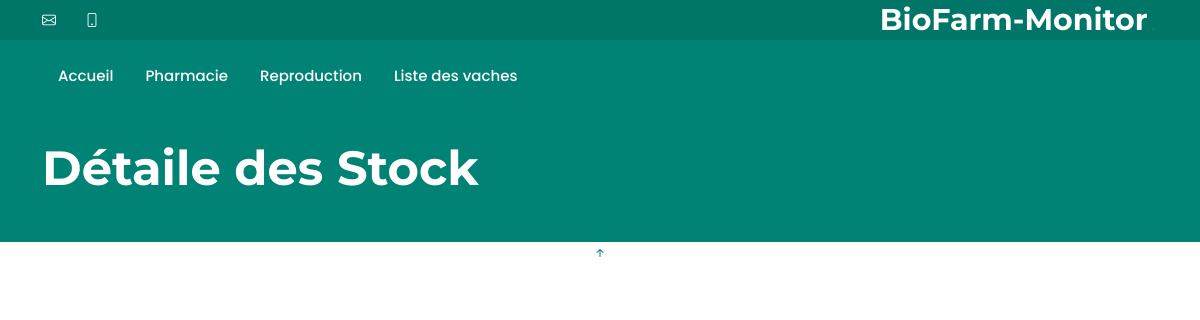
The app's page /stock_details, older data.
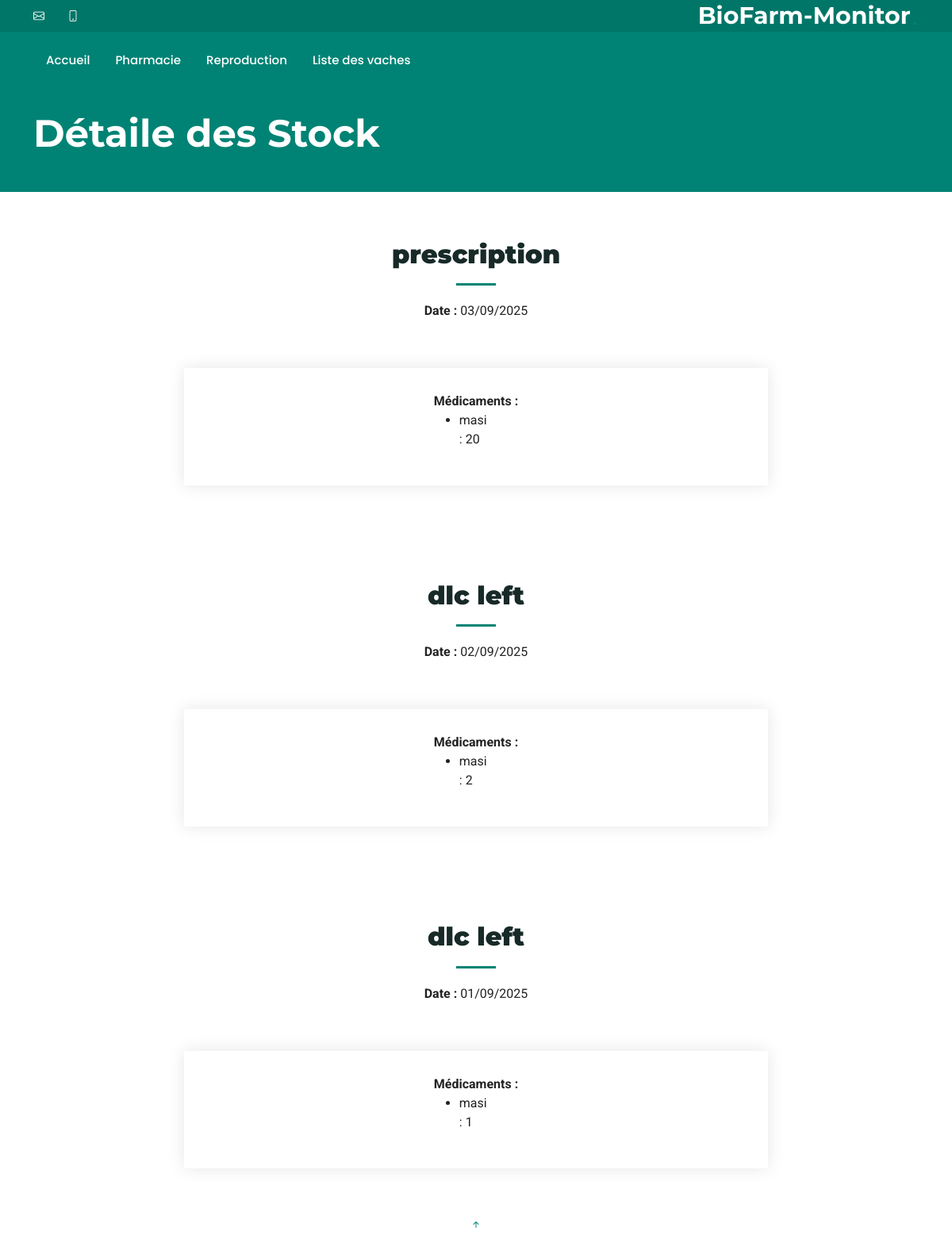
The same page, newer data.
### web_app/models.py (models this page shows, shortened)
class Prescription(db.Model):
    id = Column(Integer, primary_key=True)  # id Prescription
    date = Column(DATE)  # date de la Prescription
    care = Column(MutableDict.as_mutable(JSON), default=dict, nullable=False)
    dlc_left = Column(Boolean)

### web_app/views.py (the view)
@app.route("/stock_details", methods=["GET"])
def stock_details():
    return render_template("stock_details.html")

### web_app/fonction.py (called while the page is built)
def get_hystory_pharmacie() -> list[tuple[date, dict[str:int], str]]:
    care_raw = CowUntils.get_all_care() or []
    prescription_raw = PrescriptionUntils.get_all_prescription_cares() or []
    care_data = [(d, medics, f"care {id}") for d, medics, id in care_raw]
    prescription_data = [
        (d, medics, "dlc left" if dlc_left else "prescription")
        for d, medics, dlc_left in prescription_raw
    ]
    full_history = care_data + prescription_data
    full_history.sort(key=lambda x: x[0], reverse=True)
    return full_history

### web_app/models.py (called while the page is built)
    @staticmethod
    def get_all_care() -> list[tuple[date, dict[str, int], int]]:
        cows: List[Cow] = Cow.query.all()
        all_cares: List[Tuple[date, dict[str, int], int]] = [
            (care_date, care_dict, cow.id)
            for cow in cows
            for care_date, care_dict, *_ in cow.cow_cares
            if care_dict
        ]
        all_cares.sort(key=lambda x: x[0], reverse=True)  # tri par date décroissante
        return all_cares

    @staticmethod
    def get_all_prescription_cares() -> List[tuple[date, dict[str, int], bool]]:
        all_cares: List[Tuple[date, dict[str, int], bool]] = [
            (prescription.date, prescription.care, prescription.dlc_left)
            for prescription in Prescription.query.all()
        ]
        all_cares.pop(0)  # suprimer l'entete
        all_cares.sort(key=lambda x: x[0], reverse=True)  # Tri décroissant sur la date
        return all_cares

### web_app/templates/stock_details.html (shortened to what this page needs)
{% extends 'base.html' %}
{% block body_class %}
  "index-page"
{% endblock body_class %}
{% block page_title %}Détaile des Stock{% endblock page_title %}
{% block content %}
  {% for date, care_dict, source in get_hystory_pharmacie() %}
  <section id="stock_history" class="contact section">
    <div class="container section-title">
      <h2><strong>{{source}}</strong></h2>
      <p><strong>Date :</strong> {{ date.strftime("%d/%m/%Y") }}<br></p>
    </div>
    <div class="container">
      <div class="row justify-content-center">
        <div class="col-lg-8">
          <div class="php-email-form">
            <div class="row gy-4">
              <div class="col-12">
                <strong>Médicaments :</strong>
                <ul>
                    {% for medicament, quantite in care_dict.items() %}
                    <div class="row g-2 align-items-center mb-3">
                      <div class="col-md-6">
                        <li>{{ medicament }} : {{ quantite }}</li>
                      </div>
                    </div>
                    {% endfor %}
                </ul>
              </div>
            </div>
          </div>
        </div>
      </div>
    </div>
  </section>
  {% endfor %}
{% endblock content %}

### web_app/templates/base.html (shortened to what this page needs)
<!doctype html>
<html lang="fr">
  <head>
    <link href="{{ url_for('static', filename='vendor/bootstrap/css/bootstrap.min.css') }}" rel="stylesheet">
    <link href="{{ url_for('static', filename='vendor/bootstrap-icons/bootstrap-icons.css') }}" rel="stylesheet">
    <link href="{{ url_for('static', filename='vendor/aos/aos.css') }}" rel="stylesheet">
    <link href="{{ url_for('static', filename='vendor/glightbox/css/glightbox.min.css') }}" rel="stylesheet">
    <link href="{{ url_for('static', filename='vendor/swiper/swiper-bundle.min.css') }}" rel="stylesheet">
    <link href="{{ url_for('static', filename='css/main.css') }}" rel="stylesheet">
  </head>
  <body class={% block body_class %} {% endblock %}>
    <header id="header" class="header fixed-top">
        <div class="topbar d-flex align-items-center">
          <div class="container d-flex justify-content-center justify-content-md-between">
            <div class="contact-info d-flex align-items-center">
              <i class="bi bi-envelope d-flex align-items-center"><a href="mailto:contact@"></a></i>
              <i class="bi bi-phone d-flex align-items-center ms-4"></i>
            </div>
            <a href="/" class="logo d-flex align-items-center">
              <h1 class="sitename">BioFarm-Monitor</h1>
              <span>.</span>
            </a>
          </div>
        </div>
        <div class="branding d-flex align-items-center">
          <div class="container position-relative d-flex align-items-center justify-content-between">
            <nav id="navmenu" class="navmenu">
              <ul>
                <li><a href="/" class="active">Accueil<br></a></li>
                <li><a href="/pharmacie">Pharmacie</a></li>
                <li><a href="/reproduction">Reproduction</a></li>
                <li><a href="/cow_liste">Liste des vaches</a></li>
              </ul>
            </nav>
          </div>
        </div>
      </header>
      <main class="main">
      <section class="hero section accent-background">
        <div class="container position-relative">
          <div class="row gy-5 justify-content-between">
            <div class="col-lg-6 order-2 order-lg-1 d-flex flex-column justify-content-center">
              <h2><span class="accent">{% block page_title %} {% endblock page_title %}</span></h2>
            <div class="col-lg-5 order-1 order-lg-2">
            </div>
          </div>
        </div>
      </section>
        {% block content %}
        {% endblock %}
    </main>
  <a href="#" id="scroll-top" class="scroll-top d-flex align-items-center justify-content-center"><i class="bi bi-arrow-up-short"></i></a>
  </body>
</html>

### web_app/static/css/main.css (style rules this page uses)
:root { --default-font: "Roboto", system-ui, -apple-system, "Segoe UI", Roboto, "Helvetica Neue", Arial, "Noto Sans", "Liberation Sans", sans-serif, "Apple Color Emoji", "Segoe UI Emoji", "Segoe UI Symbol", "Noto Color Emoji"; --heading-font: "Montserrat", sans-serif; --nav-font: "Poppins", sans-serif; }
:root { --background-color: #ffffff; --default-color: #222222; --heading-color: #172a28; --accent-color: #008374; --surface-color: #ffffff; --contrast-color: #ffffff; }
:root { --nav-color: #ffffff; --nav-hover-color: #008374; --nav-mobile-background-color: #ffffff; --nav-dropdown-background-color: #ffffff; --nav-dropdown-color: #01433c; --nav-dropdown-hover-color: #008374; }
.accent-background { --background-color: #008374; --default-color: #ffffff; --heading-color: #ffffff; --accent-color: #ffffff; --surface-color: #00b6a1; --contrast-color: #ffffff; }
:root { scroll-behavior: smooth; }
body { color: var(--default-color); background-color: var(--background-color); font-family: var(--default-font); }
a { color: var(--accent-color); text-decoration: none; transition: 0.3s; }
h1, h2, h3, h4, h5, h6 { color: var(--heading-color); font-family: var(--heading-font); }
.php-email-form { display: flex; justify-content: center; align-items: center; gap: 15px; flex-wrap: nowrap; }
.php-email-form>* { flex: none; width: auto; margin-bottom: 0; }
.php-email-form .row { align-items: center; }
.header { --background-color: #008374; --heading-color: #ffffff; color: var(--default-color); transition: all 0.5s; z-index: 997; background-color: var(--background-color); }
.header .topbar { background-color: color-mix(in srgb, var(--accent-color) 90%, black 10%); height: 40px; padding: 0; font-size: 14px; transition: all 0.5s; }
.header .topbar .contact-info i { font-style: normal; color: var(--contrast-color); }
.header .branding { min-height: 60px; padding: 10px 0; }
.header .logo { line-height: 1; }
.header .logo h1 { font-size: 30px; margin: 0; font-weight: 700; color: var(--heading-color); }
.header .logo span { font-size: 32px; margin-left: 2px; color: var(--nav-hover-color); }
@media (min-width: 1200px) { .navmenu { padding: 0; } }
@media (min-width: 1200px) { .navmenu ul { margin: 0; padding: 0; display: flex; list-style: none; align-items: center; } }
@media (min-width: 1200px) { .navmenu li { position: relative; } }
@media (min-width: 1200px) { .navmenu>ul>li { white-space: nowrap; padding: 15px 14px; } }
@media (min-width: 1200px) { .navmenu>ul>li:last-child { padding-right: 0; } }
@media (min-width: 1200px) { .navmenu a, .navmenu a:focus { color: var(--nav-color); font-size: 15px; padding: 0 2px; font-family: var(--nav-font); font-weight: 500; display: flex; align-items: center; justify-content: space-between; white-space: nowrap; transition: 0.3s; position: relative; } }
@media (min-width: 1200px) { .navmenu>ul>li>a:before { content: ""; position: absolute; height: 2px; bottom: -6px; left: 0; background-color: var(--nav-hover-color); visibility: hidden; width: 0px; transition: all 0.3s ease-in-out 0s; } }
@media (min-width: 1200px) { .navmenu a:hover:before, .navmenu li:hover>a:before, .navmenu .active:before { visibility: visible; width: 100%; } }
@media (min-width: 1200px) { .navmenu li:hover>a, .navmenu .active, .navmenu .active:focus { color: var(--nav-color); } }
section, .section { color: var(--default-color); background-color: var(--background-color); padding: 60px 0; scroll-margin-top: 112px; overflow: clip; }
.section-title { text-align: center; padding-bottom: 60px; position: relative; }
.section-title h2 { font-size: 32px; font-weight: 700; margin-bottom: 20px; padding-bottom: 20px; position: relative; }
.section-title h2:after { content: ""; position: absolute; display: block; width: 50px; height: 3px; background: var(--accent-color); left: 0; right: 0; bottom: 0; margin: auto; }
.section-title p { margin-bottom: 0; }
.hero { width: 100%; position: relative; padding: 140px 0 0 0; }
.hero .container { position: relative; z-index: 3; }
.hero h2 { font-size: 48px; font-weight: 700; margin-bottom: 20px; }
.hero h2 .accent { color: var(--conrast-color); }
.contact .php-email-form { background-color: var(--surface-color); box-shadow: 0px 0px 20px rgba(0, 0, 0, 0.1); width: 100%; height: 100%; padding: 30px; }

Row changes from the older to the newer data that the page shows:
added Prescription: strftime "03/09/2025"
added Prescription: strftime "02/09/2025"
added Prescription: strftime "01/09/2025"
Text that changed along with them:
new list line: "prescription Date : Médicaments : masi : 20"
new list line: "dlc left Date : Médicaments : masi : 2"
new list line: "dlc left Date : Médicaments : masi : 1"
